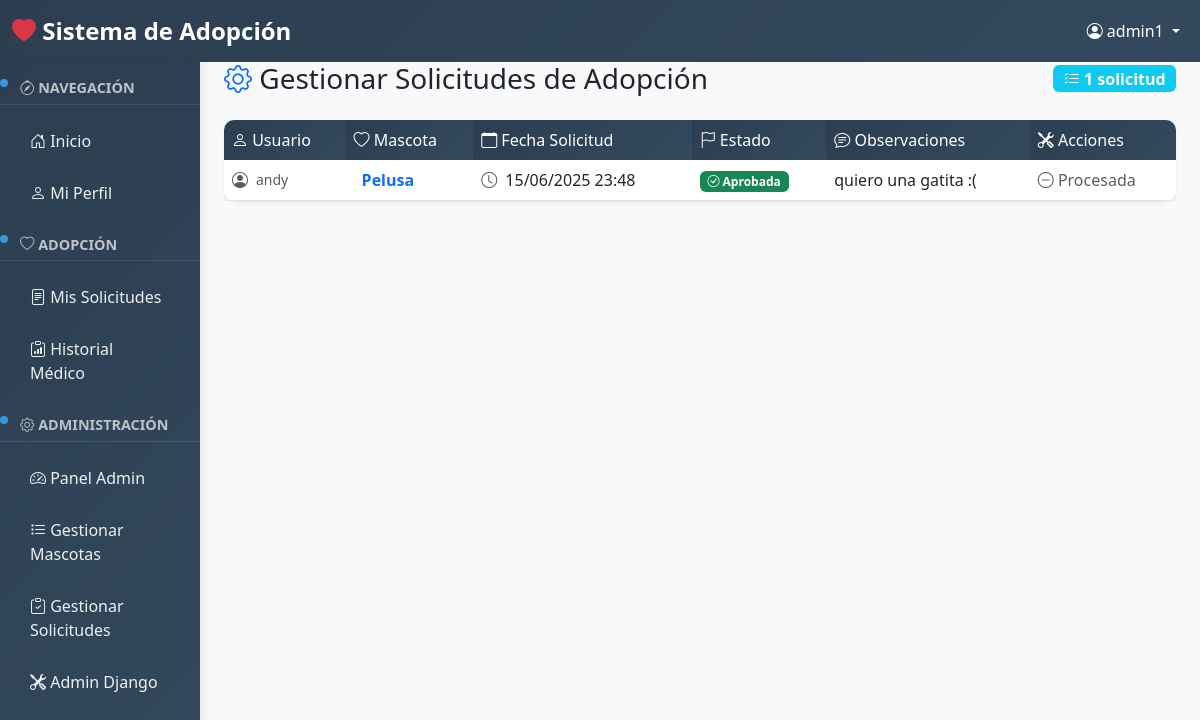
The app's page /solicitudes/gestionar/ (signed in) with its own data.
### usuarios/models.py (models this page shows, shortened)
class Usuario(AbstractUser):
    ROLES = [
        ('adoptante', 'Adoptante'),
        ('admin', 'Administrador'),
    ]
    telefono = models.CharField(max_length=15, blank=True, verbose_name="Teléfono")
    direccion = models.TextField(blank=True, verbose_name="Dirección")
    rol = models.CharField(max_length=10, choices=ROLES, default='adoptante', verbose_name="Rol")
    fecha_registro = models.DateTimeField(default=timezone.now, verbose_name="Fecha de registro")
    class Meta:
        verbose_name = "Usuario"
        verbose_name_plural = "Usuarios"

### solicitudes/models.py (models this page shows, shortened)
class SolicitudAdopcion(models.Model):
    ESTADOS = [
        ('pendiente', 'Pendiente'),
        ('aprobada', 'Aprobada'),
        ('rechazada', 'Rechazada'),
    ]
    usuario = models.ForeignKey('usuarios.Usuario', on_delete=models.CASCADE, verbose_name="Usuario")
    mascota = models.ForeignKey('mascotas.Mascota', on_delete=models.CASCADE, verbose_name="Mascota")
    fecha_solicitud = models.DateTimeField(default=timezone.now, verbose_name="Fecha de solicitud")
    estado = models.CharField(max_length=10, choices=ESTADOS, default='pendiente', verbose_name="Estado")
    observaciones = models.TextField(blank=True, verbose_name="Observaciones")
    class Meta:
        verbose_name = "Solicitud de Adopción"
        verbose_name_plural = "Solicitudes de Adopción"
        unique_together = ['usuario', 'mascota']
        ordering = ['-fecha_solicitud']

### mascotas/models.py (models this page shows, shortened)
class Mascota(models.Model):
    ESPECIES = [
        ('perro', 'Perro'),
        ('gato', 'Gato'),
        ('ave', 'Ave'),
        ('otro', 'Otro'),
    ]
    SEXO = [
        ('macho', 'Macho'),
        ('hembra', 'Hembra'),
    ]
    ESTADO = [
        ('Disponible', 'Disponible para adopción'),
        ('adoptado', 'Adoptado'),
        ('en_proceso', 'En proceso de adopción'),
    ]
    nombre = models.CharField(max_length=100, verbose_name="Nombre")
    especie = models.CharField(max_length=15, choices=ESPECIES, verbose_name="Especie")
    raza = models.CharField(max_length=70, verbose_name="Raza")
    edad = models.PositiveIntegerField(help_text="Edad en años", verbose_name="Edad")
    sexo = models.CharField(max_length=10, choices=SEXO, verbose_name="Sexo")
    estado_adopcion = models.CharField(
        max_length= 15,
        choices=ESTADO,
        default="Disponible",
        verbose_name= "Estado de adopción"
    )
    fecha_ingreso = models.DateTimeField(default=timezone.now, verbose_name="Fecha de ingreso")
    adoptante = models.ForeignKey(
        'usuarios.Usuario',
        on_delete=models.SET_NULL,
        null=True,
        blank=True,
        related_name='mascotas_adoptadas',
        verbose_name='Adoptante'
    )
    class Meta:
        verbose_name = "Mascota"
        verbose_name_plural = "Mascotas"
        ordering = ['-fecha_ingreso']

### solicitudes/views.py (the view)
# urls.py: path('gestionar/', views.gestionar, name='gestionar'),
@user_passes_test(es_admin)
def gestionar(request):
    solicitudes = SolicitudAdopcion.objects.all()
    return render(request, 'solicitudes/gestionar.html', {'solicitudes': solicitudes})

### usuarios/views.py (called while the page is built)
def es_admin(user):
    return user.is_authenticated and user.rol == 'admin'

### solicitudes/templates/solicitudes/gestionar.html (shortened to what this page needs)
{% extends 'base.html' %}
{% block content %}
<div class="container-fluid">
    <div class="row">
        <div class="col-12">
            <div class="d-flex justify-content-between align-items-center mb-4">
                <h1 class="h3 mb-0">
                    <i class="bi bi-gear text-primary"></i> Gestionar Solicitudes de Adopción
                </h1>
                <div class="badge bg-info fs-6">
                    <i class="bi bi-list-check"></i> {{ solicitudes|length }} solicitud{{ solicitudes|length|pluralize:"es" }}
                </div>
            </div>
        </div>
    </div>
    {% if solicitudes %}
        <div class="row">
            <div class="col-12">
                <div class="card shadow-sm">
                    <div class="card-body p-0">
                        <div class="table-responsive">
                            <table class="table table-hover mb-0">
                                <thead class="table-dark">
                                    <tr>
                                        <th><i class="bi bi-person"></i> Usuario</th>
                                        <th><i class="bi bi-heart"></i> Mascota</th>
                                        <th><i class="bi bi-calendar"></i> Fecha Solicitud</th>
                                        <th><i class="bi bi-flag"></i> Estado</th>
                                        <th><i class="bi bi-chat-text"></i> Observaciones</th>
                                        <th><i class="bi bi-tools"></i> Acciones</th>
                                    </tr>
                                </thead>
                                <tbody>
                                    {% for solicitud in solicitudes %}
                                        <tr>
                                            <td>
                                                <div class="d-flex align-items-center">
                                                    <i class="bi bi-person-circle text-muted me-2"></i>
                                                    <div>
                                                        <small class="text-muted d-block">{{ solicitud.usuario.username }}</small>
                                                    </div>
                                                </div>
                                            </td>
                                            <td>
                                                <a href="{% url 'mascotas:detalle' solicitud.mascota.id %}"
                                                   class="text-decoration-none">
                                                    <div class="d-flex align-items-center">
                                                        <strong>{{ solicitud.mascota.nombre }}</strong>
                                                    </div>
                                                </a>
                                            </td>
                                            <td>
                                                <i class="bi bi-clock text-muted me-1"></i>
                                                {{ solicitud.fecha_solicitud|date:"d/m/Y H:i" }}
                                            </td>
                                            <td>
                                                {% if solicitud.estado == 'pendiente' %}
                                                    <span class="badge bg-warning">
                                                        <i class="bi bi-hourglass-split"></i> {{ solicitud.get_estado_display }}
                                                    </span>
                                                {% elif solicitud.estado == 'aprobada' %}
                                                    <span class="badge bg-success">
                                                        <i class="bi bi-check-circle"></i> {{ solicitud.get_estado_display }}
                                                    </span>
                                                {% else %}
                                                    <span class="badge bg-danger">
                                                        <i class="bi bi-x-circle"></i> {{ solicitud.get_estado_display }}
                                                    </span>
                                                {% endif %}
                                            </td>
                                            <td>
                                                <div class="text-wrap" style="max-width: 200px;">
                                                    {% if solicitud.observaciones %}
                                                        {{ solicitud.observaciones }}
                                                    {% else %}
                                                        <span class="text-muted fst-italic">Sin observaciones</span>
                                                    {% endif %}
                                                </div>
                                            </td>
                                            <td>
                                                {% if solicitud.estado == 'pendiente' %}
                                                    <div class="btn-group" role="group">
                                                        <a href="{% url 'solicitudes:procesar' solicitud.id 'aprobar' %}"
                                                           class="btn btn-success btn-sm"
                                                           onclick="return confirm('¿Aprobar esta solicitud? Esto adoptará la mascota y rechazará las demás solicitudes.')">
                                                            <i class="bi bi-check-lg"></i> Aprobar
                                                        </a>
                                                        <a href="{% url 'solicitudes:procesar' solicitud.id 'rechazar' %}"
                                                           class="btn btn-danger btn-sm"
                                                           onclick="return confirm('¿Rechazar esta solicitud?')">
                                                            <i class="bi bi-x-lg"></i> Rechazar
                                                        </a>
                                                    </div>
                                                {% else %}
                                                    <span class="text-muted">
                                                        <i class="bi bi-dash-circle"></i> Procesada
                                                    </span>
                                                {% endif %}
                                            </td>
                                        </tr>
                                    {% endfor %}
                                </tbody>
                            </table>
                        </div>
                    </div>
                </div>
            </div>
        </div>
    {% endif %}
</div>
{% endblock %}

### templates/base.html (shortened to what this page needs)
<!DOCTYPE html>
<html lang="es">
<head>
    <link href="https://cdn.jsdelivr.net/npm/bootstrap@5.3.0/dist/css/bootstrap.min.css" rel="stylesheet">
    <link rel="stylesheet" href="https://cdn.jsdelivr.net/npm/bootstrap-icons@1.10.0/font/bootstrap-icons.css">
</head>
<body>
    {% if user.is_authenticated %}
        <nav class="navbar navbar-expand-lg navbar-dark" style="background: linear-gradient(135deg, var(--primary-color), #34495e);">
            <div class="container-fluid">
                <a class="navbar-brand" href="{% url 'mascotas:inicio' %}">
                    <i class="bi bi-heart-fill text-danger"></i> Sistema de Adopción
                </a>
                <div class="navbar-nav ms-auto">
                    <div class="nav-item dropdown">
                        <a class="nav-link dropdown-toggle text-white" href="#" role="button" data-bs-toggle="dropdown">
                            <i class="bi bi-person-circle"></i> {{ user.get_full_name|default:user.username }}
                        </a>
                    </div>
                </div>
            </div>
        </nav>
        <div class="container-fluid">
            <div class="row">
                <div class="col-md-3 col-lg-2 px-0">
                    <div class="sidebar">
                        <div class="section-title">
                            <i class="bi bi-compass"></i> Navegación
                        </div>
                        <nav class="nav flex-column">
                            <a class="nav-link" href="{% url 'mascotas:inicio' %}">
                                <i class="bi bi-house-door"></i> Inicio
                            </a>
                            <a class="nav-link" href="{% url 'usuarios:perfil' %}">
                                <i class="bi bi-person"></i> Mi Perfil
                            </a>
                        </nav>
                        <div class="section-title">
                            <i class="bi bi-heart"></i> Adopción
                        </div>
                        <nav class="nav flex-column">
                            <a class="nav-link" href="{% url 'solicitudes:mis_solicitudes' %}">
                                <i class="bi bi-file-text"></i> Mis Solicitudes
                            </a>
                            <a class="nav-link" href="{% url 'historiales:lista' %}">
                                <i class="bi bi-clipboard-data"></i> Historial Médico
                            </a>
                        </nav>
                        {% if user.rol == 'admin' %}
                            <div class="section-title">
                                <i class="bi bi-gear"></i> Administración
                            </div>
                            <nav class="nav flex-column">
                                <a class="nav-link" href="{% url 'usuarios:panel_admin' %}">
                                    <i class="bi bi-speedometer2"></i> Panel Admin
                                </a>
                                <a class="nav-link" href="{% url 'mascotas:gestionar' %}">
                                    <i class="bi bi-list-task"></i> Gestionar Mascotas
                                </a>
                                <a class="nav-link" href="{% url 'solicitudes:gestionar' %}">
                                    <i class="bi bi-clipboard-check"></i> Gestionar Solicitudes
                                </a>
                                <a class="nav-link" href="/admin/" target="_blank">
                                    <i class="bi bi-tools"></i> Admin Django
                                </a>
                            </nav>
                        {% endif %}
                    </div>
                </div>
                <div class="col-md-9 col-lg-10">
                    <div class="main-content">
                        {% block content %}{% endblock %}
                    </div>
                </div>
            </div>
        </div>
    {% endif %}
</body>
</html>

### templates/base.html (style rules this page uses)
:root { --primary-color: #2c3e50; --secondary-color: #3498db; --accent-color: #e74c3c; --success-color: #27ae60; --warning-color: #f39c12; }
body { background-color: #f8f9fa; font-family: 'Segoe UI', Tahoma, Geneva, Verdana, sans-serif; }
.navbar-brand { font-weight: bold; font-size: 1.5rem; }
.sidebar { background: linear-gradient(135deg, var(--primary-color), #34495e); min-height: 100vh; box-shadow: 2px 0 10px rgba(0,0,0,0.1); position: sticky; top: 0; }
.sidebar .nav-link { color: #ecf0f1 !important; padding: 12px 20px; border-radius: 8px; margin: 2px 10px; transition: all 0.3s ease; }
.sidebar .section-title { position: relative; color: #bdc3c7; font-size: 0.9rem; font-weight: bold; text-transform: uppercase; padding: 15px 20px 5px; border-bottom: 1px solid rgba(255,255,255,0.1); margin-bottom: 10px; }
.sidebar .section-title::before { content: ''; position: absolute; left: 0; top: 50%; transform: translateY(-50%); width: 8px; height: 8px; background-color: var(--secondary-color); border-radius: 50%; animation: pulse 2s infinite; }
.card { border: none; border-radius: 15px; box-shadow: 0 4px 15px rgba(0,0,0,0.1); transition: transform 0.3s ease; animation: fadeInUp 0.6s ease-in-out; }
.table { border-radius: 10px; overflow: hidden; box-shadow: 0 4px 15px rgba(0,0,0,0.1); }
.table thead th { background: linear-gradient(135deg, var(--primary-color), #34495e); color: white; border: none; font-weight: 500; }

### records on screen
Usuario: get_full_name "admin1"
SolicitudAdopcion: usuario.username "andy", mascota.nombre "Pelusa", fecha_solicitud "15/06/2025 23:48", estado "Aprobada", observaciones "quiero una gatita :(", shows "Procesada"

### other values on screen
{{ solicitudes|length }} "1"
